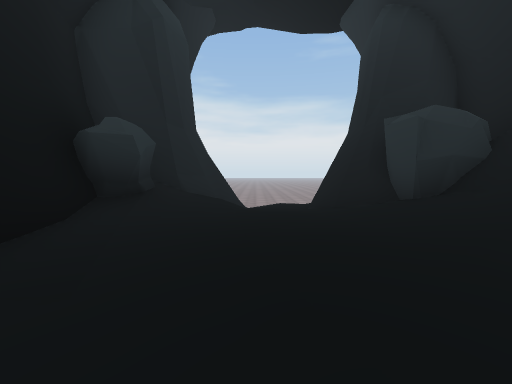
[1] (above)

12 first-person views from a walk through a Unity game level. The camera is 1.5 m above the floor, tilts 4° down and sees 90° across. The floor is counted in squares, 2 m on a side. Each view is taken from the middle of a square. On the plan, view 1 faces up. The plan holds only what a view shows up to about 9 squares ahead; the rest is blank. The place goes on beyond the plan. The player is left out. Some surface patterns are stand-ins.

[2]
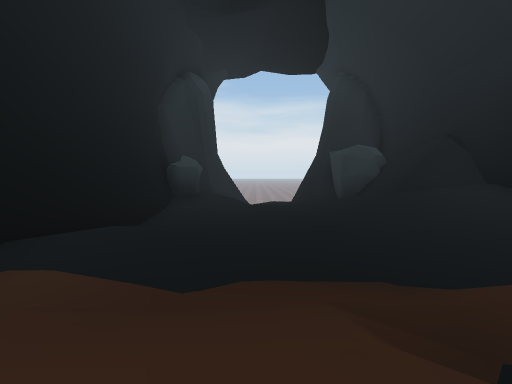

[3]
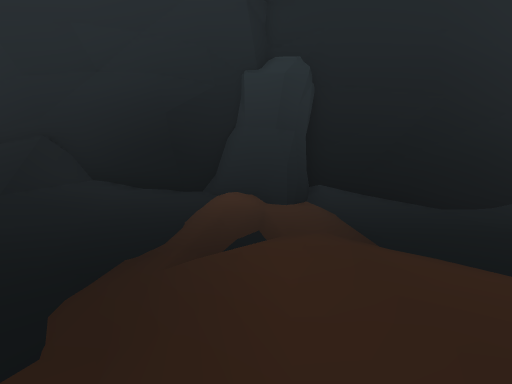

[4]
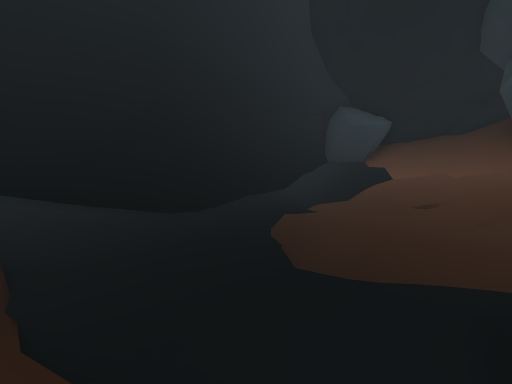

[5]
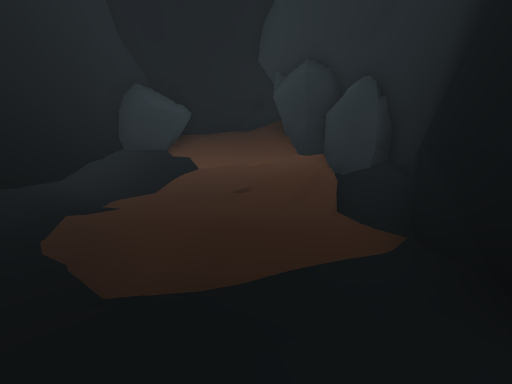

[6]
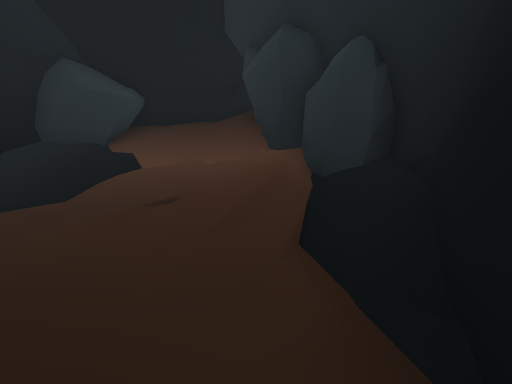

[7]
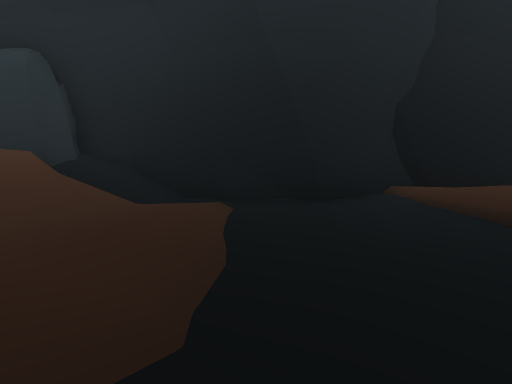

[8]
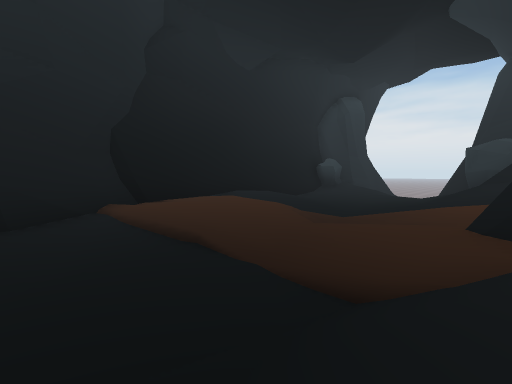

[9]
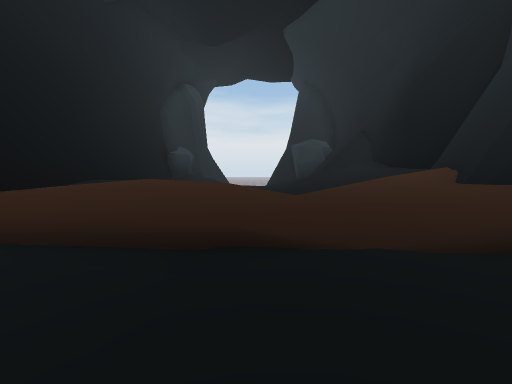

[10]
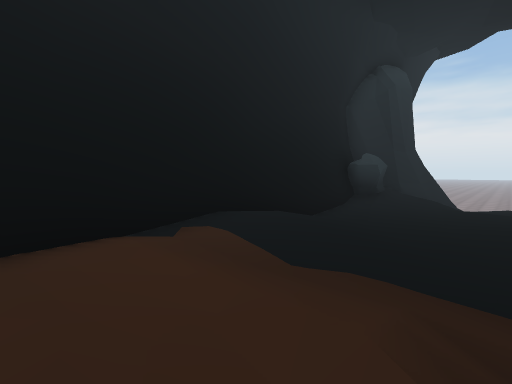

[11]
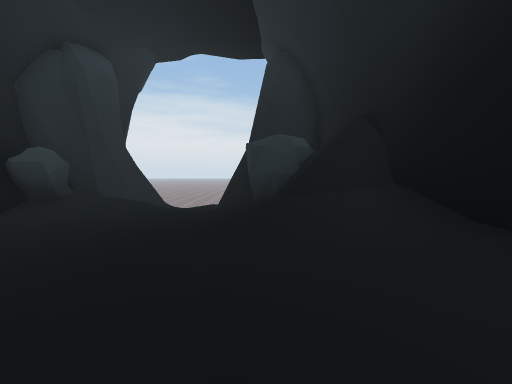

[12]
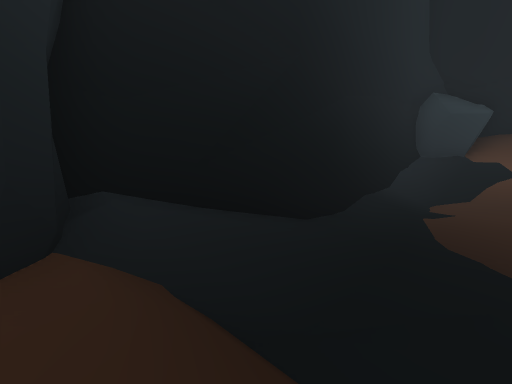

### Floor plan
Key: @ floor where view 1 was taken; # wall or solid block; . main floor; : floor 0.25 m higher than the main floor; - floor 0.25 m lower than the main floor; + floor 0.5 m higher than the main floor; * floor 0.75 m higher than the main floor; % floor 1 m higher than the main floor; / step, stairs or slope; = window, fence, low wall or low ledge.
Columns run from 3 left of view 1 to 6 right of it. Each row starts with its distance up from view 1.
  9     //
  8   #//#
  7  ##//## #
  6  #////###
  5  #//./###
  4 ##/////##
  3 #+/-////#
  2 #://///=#
  1 # //.///#
  0 #//@////#
 -1 #///.///#
 -2 #*//////#
 -3 #///////#
 -4 #*/////###
 -5 ##//////##
 -6  #//////#
 -7  #//////#
 -8  #//////#
 -9  #//////#
-10 ##//////#
-11 #%//////#
-12 ##//////#
-13 ##//////#
-14  ##=////#
-15   #///###
-16   #///#
-17   #####

Where each view was taken, in squares from view 1:
view 1: 0 up, 0 right, facing up
view 2: 4 down, 0 right, facing up
view 3: 3 down, 2 left, facing right
view 4: 5 down, 1 left, facing down-right
view 5: 6 down, 0 right, facing down
view 6: 8 down, 1 left, facing down
view 7: 8 down, 3 right, facing left
view 8: 7 down, 4 right, facing up-left
view 9: 7 down, 1 right, facing up
view 10: 4 down, 1 right, facing up-left
view 11: 2 down, 3 right, facing up
view 12: 4 down, 2 right, facing down-right
